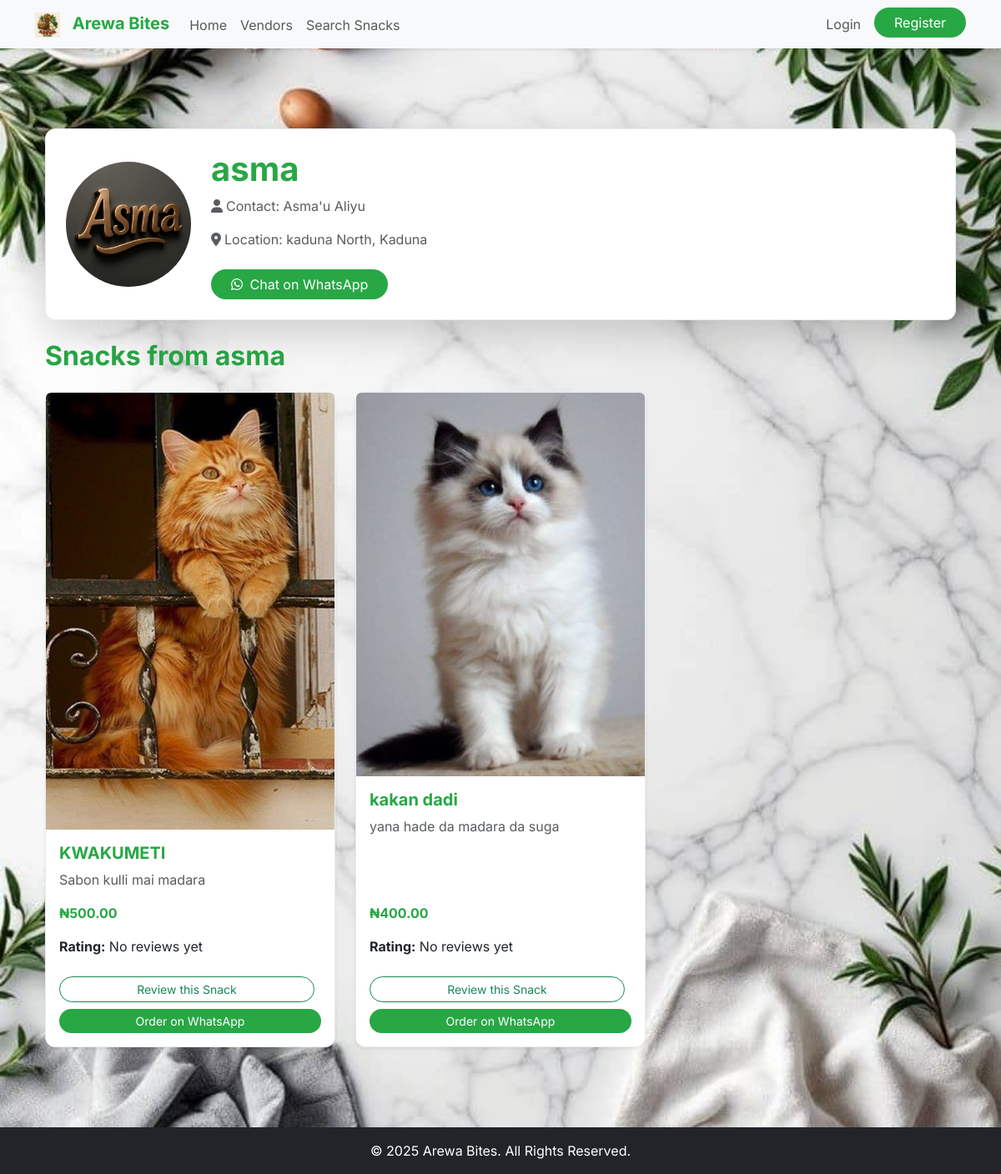
The app's page /vendor/1 with its own data.
### app/models.py (models this page shows, shortened)
class Vendor(db.Model, UserMixin):
    id = db.Column(db.Integer, primary_key=True)
    business_name = db.Column(db.String(100), unique=True, nullable=False)
    contact_name = db.Column(db.String(100), nullable=False)
    whatsapp_number = db.Column(db.String(20), unique=True, nullable=False)
    location_zone = db.Column(db.String(100), nullable=False)
    state = db.Column(db.String(100), nullable=False)
    email = db.Column(db.String(120), unique=True, nullable=False)
    password = db.Column(db.String(200), nullable=False)
    logo_url = db.Column(db.String(200), nullable=False, default='logos/default.png')
    is_admin = db.Column(db.Boolean, default=False)
    is_verified = db.Column(db.Boolean, default=False)
    referral_code = db.Column(db.String(10), unique=True, nullable=False)
    referred_by = db.Column(db.Integer, db.ForeignKey('vendor.id'))
    snacks = db.relationship('Snack', backref='vendor', lazy=True, cascade="all, delete-orphan")
    referrals = db.relationship('Vendor', backref=db.backref('referrer', remote_side=[id]), lazy=True)

class Snack(db.Model):
    id = db.Column(db.Integer, primary_key=True)
    name = db.Column(db.String(100), nullable=False)
    description = db.Column(db.Text, nullable=False)
    price = db.Column(db.Float, nullable=False)
    media_url = db.Column(db.String(200), nullable=False)
    media_type = db.Column(db.String(10), nullable=False)
    date_posted = db.Column(db.DateTime, nullable=False, default=datetime.utcnow)
    vendor_id = db.Column(db.Integer, db.ForeignKey('vendor.id'), nullable=False)
    reviews = db.relationship('Review', backref='snack', lazy=True, cascade="all, delete-orphan")

### app/routes.py (the view)
@main.route("/vendor/<int:vendor_id>")
def vendor_profile(vendor_id):
    vendor = db.session.get(Vendor, vendor_id)
    if not vendor:
        return 'Vendor not found', 404
    one_day_ago = datetime.utcnow() - timedelta(days=1)
    snacks_with_reviews = db.session.query(Snack, func.avg(Review.rating).label('average_rating')) \
        .outerjoin(Review) \
        .filter(Snack.vendor_id == vendor.id) \
        .filter(Snack.date_posted > one_day_ago) \
        .group_by(Snack.id) \
        .order_by(Snack.date_posted.desc()) \
        .all()
    return render_template('vendor_profile.html', vendor=vendor, snacks=snacks_with_reviews)

### app/__init__.py (called while the page is built)
def create_app(config_class=Config):
    app = Flask(__name__)
    app.config.from_object(config_class)
    db.init_app(app)
    bcrypt.init_app(app)
    login_manager.init_app(app)
    csrf.init_app(app)
    migrate.init_app(app, db)
    socketio.init_app(app)
    @app.context_processor
    def inject_globals():
        current_vendor = None
        if 'vendor_id' in session:
            from app.models import Vendor
            current_vendor = db.session.get(Vendor, session.get('vendor_id'))
        return {
            'now': datetime.utcnow(),
            'current_vendor': current_vendor
        }
    from app.routes import main
    app.register_blueprint(main)
    return app

### app/routes.py (called while the page is built)
@main.context_processor
def inject_globals():
    current_vendor = None
    if 'vendor_id' in session:
        current_vendor = db.session.get(Vendor, session.get('vendor_id'))
    return {
        'now': datetime.utcnow(),
        'current_vendor': current_vendor
    }

### app/templates/vendor_profile.html (shortened to what this page needs)
{% extends "base.html" %}
{% block content %}
<div class="container my-5">
    <div class="card arewa-card p-4 shadow-lg mb-4">
        <div class="d-flex flex-column flex-md-row align-items-center">
            <img src="{{ url_for('static', filename=vendor.logo_url) }}" alt="{{ vendor.business_name }} Logo" class="img-fluid rounded-circle me-md-4 mb-3 mb-md-0" style="width: 150px; height: 150px; object-fit: cover;">
            <div>
                <h1 class="card-title arewa-text-green fw-bold">{{ vendor.business_name }}</h1>
                <p class="text-muted"><i class="fas fa-user me-1"></i>Contact: {{ vendor.contact_name }}</p>
                <p class="text-muted"><i class="fas fa-map-marker-alt me-1"></i>Location: {{ vendor.location_zone }}, {{ vendor.state }}</p>
                <a href="https://wa.me/{{ vendor.whatsapp_number }}" target="_blank" class="btn btn-arewa-primary rounded-pill mt-2 me-2">
                    <i class="fab fa-whatsapp me-1"></i> Chat on WhatsApp
                </a>
            </div>
        </div>
    </div>
    <h2 class="my-4 arewa-text-green fw-bold">Snacks from {{ vendor.business_name }}</h2>
    {% if snacks %}
        <div class="row g-4">
            {% for snack, avg_rating in snacks %}
                <div class="col-md-4">
                    <div class="card arewa-card shadow-sm h-100">
                        {% if snack.media_type == 'video' %}
                            <video src="{{ url_for('static', filename=snack.media_url) }}" class="card-img-top rounded-top" controls></video>
                        {% else %}
                            <img src="{{ url_for('static', filename=snack.media_url) }}" class="card-img-top rounded-top" alt="{{ snack.name }}">
                        {% endif %}
                        <div class="card-body d-flex flex-column">
                            <h5 class="card-title arewa-text-green fw-bold">{{ snack.name }}</h5>
                            <p class="card-text text-muted flex-grow-1">{{ snack.description }}</p>
                            <p class="fw-bold arewa-text-green">₦{{ "%.2f"|format(snack.price) }}</p>
                            {% if avg_rating %}
                                <p class="card-text"><i class="fas fa-star text-warning"></i> <strong>Rating:</strong> {{ avg_rating | round(1) }} / 5</p>
                            {% else %}
                                <p class="card-text"><strong>Rating:</strong> No reviews yet</p>
                            {% endif %}
                            <a href="{{ url_for('main.review_snack', snack_id=snack.id) }}" class="btn btn-outline-success btn-sm mt-2 rounded-pill me-2">Review this Snack</a>
                            <a href="https://wa.me/{{ vendor.whatsapp_number }}?text=Hello, I'm interested in your {{ snack.name }}." class="btn btn-arewa-primary btn-sm mt-2 rounded-pill" target="_blank">Order on WhatsApp</a>
                        </div>
                    </div>
                </div>
            {% endfor %}
        </div>
    {% else %}
        <p class="text-center text-muted">{{ vendor.business_name }} has not added any snacks yet. 😔</p>
    {% endif %}
</div>
{% endblock %}

### app/static/css/style.css (style rules this page uses)
body { background-color: #F8F9FA; background-image: url("../images/traditional_food_pattern.png"); background-repeat: no-repeat; background-position: center center; background-size: cover; background-attachment: fixed; color: #343A40; font-family: 'Inter', sans-serif; font-size: 1rem; line-height: 1.5; }
.arewa-text-green { color: #28A745 !important; }
.arewa-card { background-color: #FFFFFF; border: 1px solid #E9ECEF; border-radius: 12px; box-shadow: 0 8px 16px rgba(40, 167, 69, 0.15); }
.form-control, .btn, .badge { border-radius: 8px; }
.btn-arewa-primary { background-color: #28A745; color: white; border: none; }
h1.arewa-text-green { font-weight: bold; }
.rounded-pill { padding-left: 1.5rem; padding-right: 1.5rem; }

### records on screen
Vendor: logo_url (picture), business_name "asma", contact_name "Asma'u Aliyu", location_zone "kaduna North", state "Kaduna"
Snack: media_url (picture), name "KWAKUMETI", description "Sabon kulli mai madara", price "500.00"
Snack: media_url (picture), name "kakan dadi", description "yana hade da madara da suga", price "400.00"
